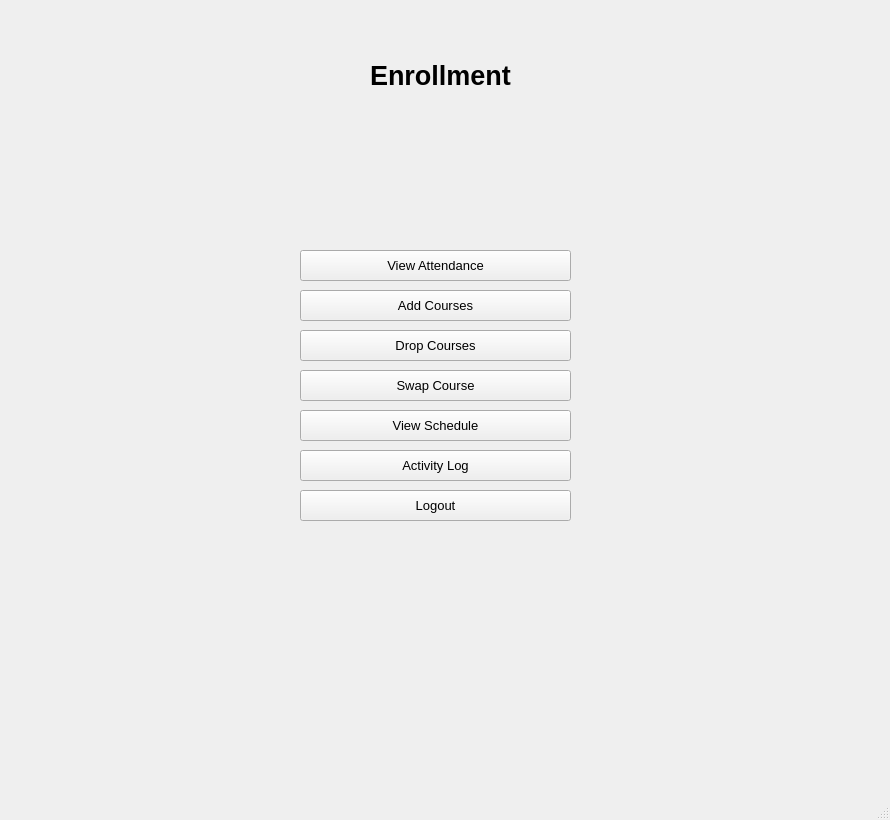
<?xml version="1.0" encoding="UTF-8"?>
<ui version="4.0">
 <class>main_student_window</class>
 <widget class="QMainWindow" name="main_student_window">
  <property name="geometry">
   <rect>
    <x>0</x>
    <y>0</y>
    <width>890</width>
    <height>820</height>
   </rect>
  </property>
  <property name="windowTitle">
   <string>Enrollment Options</string>
  </property>
  <property name="autoFillBackground">
   <bool>false</bool>
  </property>
  <widget class="QWidget" name="centralwidget">
   <widget class="QPushButton" name="add_courses_button">
    <property name="geometry">
     <rect>
      <x>300</x>
      <y>290</y>
      <width>271</width>
      <height>31</height>
     </rect>
    </property>
    <property name="minimumSize">
     <size>
      <width>271</width>
      <height>0</height>
     </size>
    </property>
    <property name="font">
     <font>
      <pointsize>10</pointsize>
     </font>
    </property>
    <property name="cursor">
     <cursorShape>PointingHandCursor</cursorShape>
    </property>
    <property name="text">
     <string>Add Courses</string>
    </property>
   </widget>
   <widget class="QLabel" name="label">
    <property name="geometry">
     <rect>
      <x>370</x>
      <y>50</y>
      <width>151</width>
      <height>51</height>
     </rect>
    </property>
    <property name="font">
     <font>
      <pointsize>20</pointsize>
      <bold>true</bold>
     </font>
    </property>
    <property name="text">
     <string>Enrollment</string>
    </property>
   </widget>
   <widget class="QPushButton" name="view_schedule_button">
    <property name="geometry">
     <rect>
      <x>300</x>
      <y>410</y>
      <width>271</width>
      <height>31</height>
     </rect>
    </property>
    <property name="font">
     <font>
      <pointsize>10</pointsize>
     </font>
    </property>
    <property name="cursor">
     <cursorShape>PointingHandCursor</cursorShape>
    </property>
    <property name="text">
     <string>View Schedule</string>
    </property>
   </widget>
   <widget class="QPushButton" name="swap_course_button">
    <property name="geometry">
     <rect>
      <x>300</x>
      <y>370</y>
      <width>271</width>
      <height>31</height>
     </rect>
    </property>
    <property name="font">
     <font>
      <pointsize>10</pointsize>
     </font>
    </property>
    <property name="cursor">
     <cursorShape>PointingHandCursor</cursorShape>
    </property>
    <property name="text">
     <string>Swap Course</string>
    </property>
   </widget>
   <widget class="QPushButton" name="logout_button">
    <property name="geometry">
     <rect>
      <x>300</x>
      <y>490</y>
      <width>271</width>
      <height>31</height>
     </rect>
    </property>
    <property name="font">
     <font>
      <pointsize>10</pointsize>
     </font>
    </property>
    <property name="cursor">
     <cursorShape>PointingHandCursor</cursorShape>
    </property>
    <property name="text">
     <string>Logout</string>
    </property>
   </widget>
   <widget class="QPushButton" name="activity_log_button">
    <property name="geometry">
     <rect>
      <x>300</x>
      <y>450</y>
      <width>271</width>
      <height>31</height>
     </rect>
    </property>
    <property name="font">
     <font>
      <pointsize>10</pointsize>
     </font>
    </property>
    <property name="cursor">
     <cursorShape>PointingHandCursor</cursorShape>
    </property>
    <property name="text">
     <string>Activity Log</string>
    </property>
   </widget>
   <widget class="QPushButton" name="drop_courses_button">
    <property name="geometry">
     <rect>
      <x>300</x>
      <y>330</y>
      <width>271</width>
      <height>31</height>
     </rect>
    </property>
    <property name="minimumSize">
     <size>
      <width>271</width>
      <height>0</height>
     </size>
    </property>
    <property name="font">
     <font>
      <pointsize>10</pointsize>
     </font>
    </property>
    <property name="cursor">
     <cursorShape>PointingHandCursor</cursorShape>
    </property>
    <property name="text">
     <string>Drop Courses</string>
    </property>
   </widget>
   <widget class="QPushButton" name="view_attendance">
    <property name="geometry">
     <rect>
      <x>300</x>
      <y>250</y>
      <width>271</width>
      <height>31</height>
     </rect>
    </property>
    <property name="minimumSize">
     <size>
      <width>271</width>
      <height>0</height>
     </size>
    </property>
    <property name="font">
     <font>
      <pointsize>10</pointsize>
     </font>
    </property>
    <property name="cursor">
     <cursorShape>PointingHandCursor</cursorShape>
    </property>
    <property name="text">
     <string>View Attendance</string>
    </property>
   </widget>
  </widget>
  <widget class="QMenuBar" name="menubar">
   <property name="geometry">
    <rect>
     <x>0</x>
     <y>0</y>
     <width>890</width>
     <height>22</height>
    </rect>
   </property>
  </widget>
  <widget class="QStatusBar" name="statusbar"/>
 </widget>
 <resources/>
 <connections/>
</ui>
